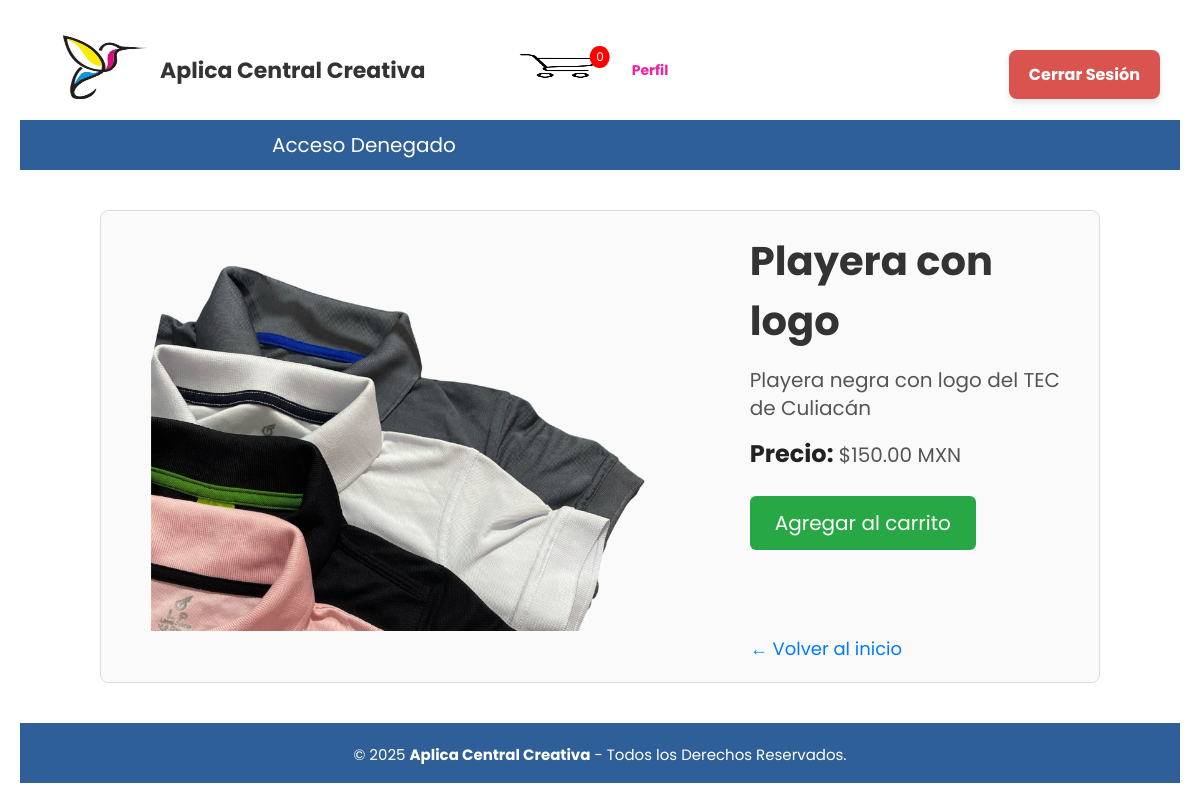
Page /Home/detalle_producto.php?id=A001 (signed in) on the committed database.
### tables this page shows
CREATE TABLE `articulos` (
  `id_articulo` varchar(5) NOT NULL,
  `descripcion` text NOT NULL,
  `id_detalle_articulo` int(11) NOT NULL,
  `nombre_articulo` varchar(100) NOT NULL,
  `imagen` varchar(255) NOT NULL
);

CREATE TABLE `detalle_articulos` (
  `id_detalle_articulo` int(11) NOT NULL,
  `existencia` int(11) NOT NULL,
  `costo` decimal(6,2) NOT NULL,
  `precio` decimal(6,2) NOT NULL,
  `id_proveedor` int(11) NOT NULL,
  `estatus` enum('Disponible','No Disponible','Descontinuado') DEFAULT 'Disponible',
  `iva` decimal(6,2) NOT NULL
);

### Home/detalle_producto.php (the view, shortened to what this page needs)
<?php
include('../Nav/header.php');
include('../BD/ConexionBD.php');
$id = $_GET['id'];
$sql = "SELECT a.nombre_articulo, a.descripcion, d.precio
        FROM articulos a
        INNER JOIN detalle_articulos d ON a.id_detalle_articulo = d.id_detalle_articulo
        WHERE a.id_articulo = '$id'";
$resultado = $conn->query($sql);
if ($resultado->num_rows > 0) {
    $producto = $resultado->fetch_assoc();
} else {
    echo "Producto no encontrado.";
    exit;
}
$sql_imagenes = "SELECT nombre_imagen FROM imagenes_articulo WHERE id_articulo = '$id'";
$res_imagenes = $conn->query($sql_imagenes);
$imagenes = [];
if ($res_imagenes->num_rows > 0) {
    while ($img = $res_imagenes->fetch_assoc()) {
        $imagenes[] = $img['nombre_imagen'];
    }
}
?>
<!DOCTYPE html>
<html lang="es">
<head>
    <link rel="stylesheet" href="https://cdn.jsdelivr.net/npm/swiper@10/swiper-bundle.min.css" />
</head>
<body>
<div class="detalle-producto">
    <div class="swiper-container galeria-imagenes">
        <div class="swiper-wrapper">
            <?php foreach ($imagenes as $img): ?>
                <div class="swiper-slide">
                    <img src="../Imagenes/<?php echo $img; ?>" alt="Imagen del producto">
                </div>
            <?php endforeach; ?>
        </div>
    </div>
    <div class="detalle-detalles">
        <h1><?php echo htmlspecialchars($producto['nombre_articulo']); ?></h1>
        <p><?php echo htmlspecialchars($producto['descripcion']); ?></p>
        <p><strong>Precio:</strong> $<?php echo number_format($producto['precio'], 2); ?> MXN</p>
        <button onclick="agregarAlCarrito('<?php echo htmlspecialchars($producto['nombre_articulo']); ?>', '<?php echo number_format($producto['precio'], 2); ?> MXN')">Agregar al carrito</button>
        <br><br>
        <a href="home.php">← Volver al inicio</a>
    </div>
</div>
<?php include('../Nav/footer.php'); ?>
</body>
</html>

### CSS/cabecera.css (style rules this page uses)
html { font-size: 20px; overflow-y: auto; font-family: 'Poppins', sans-serif; }

### CSS/menu.css (style rules this page uses)
* { padding: 0px; margin: 0px; }

### CSS/tablas_boton.css (style rules this page uses)
a { text-decoration: underline; color: rgb(0, 0, 0); }

### CSS/formularios.css (style rules this page uses)
* { font-family: 'Poppins', sans-serif; margin: 0; padding: 0; box-sizing: border-box; }

### CSS/departamentos.css (style rules this page uses)
a { text-decoration: underline; color: purple; }

### CSS/cabecera2.css (style rules this page uses)
* { padding: 0px; margin: 0px; }
h1, h2 { color: #000000; }

### CSS/Carrito.css (style rules this page uses)
body { font-family: Arial, sans-serif; margin: 20px; }
h1 { color: #444; }
img { width: 80px; height: auto; }

### Home/detalle_producto.php (style rules this page uses)
.detalle-producto { max-width: 1000px; margin: 40px auto; padding: 20px; border: 1px solid #ddd; border-radius: 8px; font-family: Arial, sans-serif; background-color: #fafafa; display: flex; gap: 30px; align-items: flex-start; }
.galeria-imagenes { width: 45%; position: relative; }
.swiper-container { width: 100%; height: 400px; border-radius: 8px; overflow: hidden; position: relative; }
.swiper-slide img { width: 100%; height: 100%; object-fit: contain; border-radius: 8px; }
.detalle-detalles { width: 55%; display: flex; flex-direction: column; }
.detalle-detalles h1 { font-size: 2rem; margin-bottom: 15px; color: #333; }
.detalle-detalles p { font-size: 1rem; color: #555; margin-bottom: 15px; line-height: 1.4; }
.detalle-detalles p strong { font-weight: 700; color: #222; font-size: 1.2rem; }
.detalle-detalles button { background-color: #28a745; color: white; font-size: 1rem; padding: 12px 25px; border: none; border-radius: 6px; cursor: pointer; transition: background-color 0.3s ease; margin-top: 10px; align-self: flex-start; }
.detalle-detalles a { display: inline-block; margin-top: 25px; color: #007bff; text-decoration: none; font-size: 0.9rem; }

### rows in the picture
articulos: nombre_articulo "Playera con logo", descripcion "Playera negra con logo del TEC de Culiacán", id_detalle_articulo.precio "150.00"
